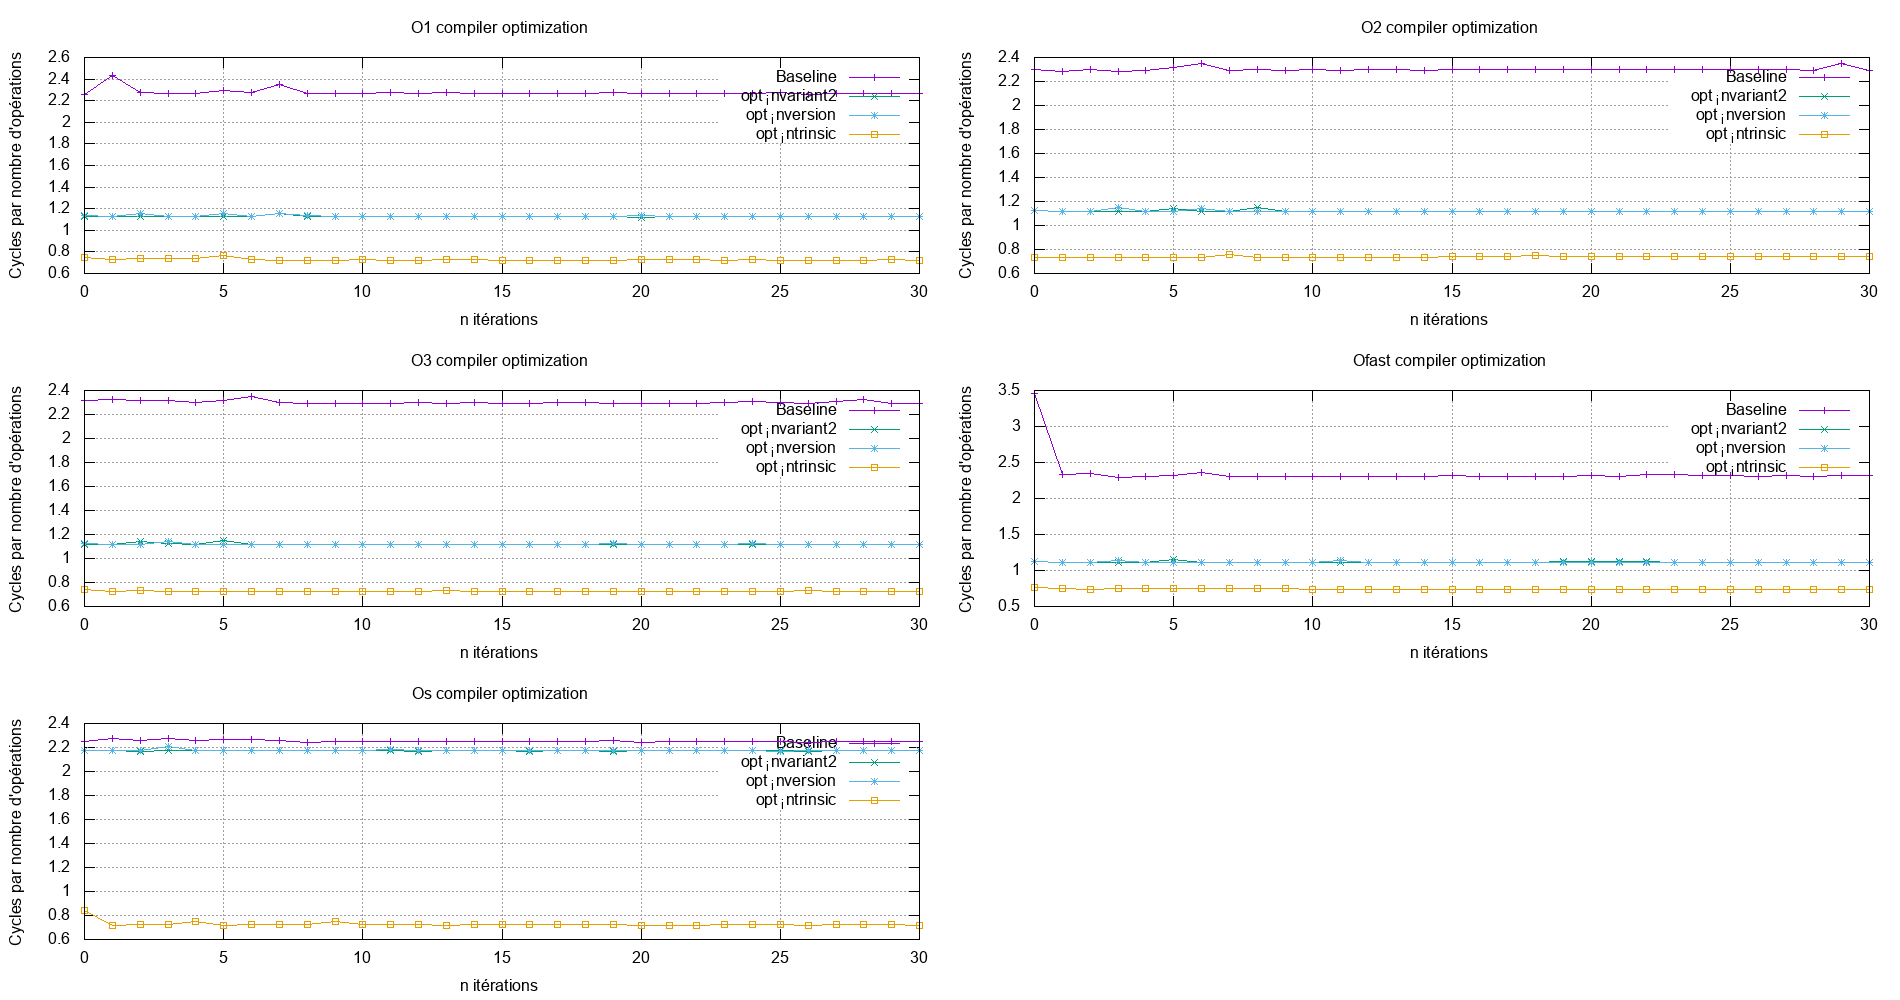

The script that drew this image:
set term png size 1900,1000

set grid

set ylabel "Cycles par nombre d'opérations"
set xlabel "n itérations"

#set yrange[0:10]
set autoscale y

set multiplot layout 3,2 rowsfirst

set title "O1 compiler optimization"
plot "O1/data/baseline" w lp t "Baseline" , "O1/data/opt_invariant2" w lp t "opt_invariant2", "O1/data/opt_inversion" w lp t "opt_inversion","O1/data/opt_intrinsic" w lp t "opt_intrinsic"

#"O1/data/opt_div" w lp t "opt_div", "O1/data/opt_invariant" w lp t "opt_invariant", "O1/data/opt_loop" w lp t "opt_loop"


set title "O2 compiler optimization"
plot "O2/data/baseline" w lp t "Baseline", "O2/data/opt_invariant2" w lp t "opt_invariant2", "O2/data/opt_inversion" w lp t "opt_inversion","O2/data/opt_intrinsic" w lp t "opt_intrinsic"

 #, "O2/data/opt_loop" w lp t "opt_loop" "O2/data/opt_div" w lp t "opt_div", "O2/data/opt_invariant" w lp t "opt_invariant",

set title "O3 compiler optimization"
plot "O3/data/baseline" w lp t "Baseline", "O3/data/opt_invariant2" w lp t "opt_invariant2", "O3/data/opt_inversion" w lp t "opt_inversion","O3/data/opt_intrinsic" w lp t "opt_intrinsic"

 #, "O3/data/opt_loop" w lp t "opt_loop","O3/data/opt_div" w lp t "opt_div", "O3/data/opt_invariant" w lp t "opt_invariant",

set title "Ofast compiler optimization"
plot "Ofast/data/baseline" w lp t "Baseline", "Ofast/data/opt_invariant2" w lp t "opt_invariant2", "Ofast/data/opt_inversion" w lp t "opt_inversion","Ofast/data/opt_intrinsic" w lp t "opt_intrinsic"

#, "Ofast/data/opt_loop" w lp t "opt_loop"",Ofast/data/opt_div" w lp t "opt_div", "Ofast/data/opt_invariant" w lp t "opt_invariant",


set title "Os compiler optimization"
plot "Os/data/baseline" w lp t "Baseline", "Os/data/opt_invariant2" w lp t "opt_invariant2", "Os/data/opt_inversion" w lp t "opt_inversion","Os/data/opt_intrinsic" w lp t "opt_intrinsic"

#, "Os/data/opt_loop" w lp t "opt_loop","Os/data/opt_div" w lp t "opt_div", "Os/data/opt_invariant" w lp t "opt_invariant",

unset multiplot
